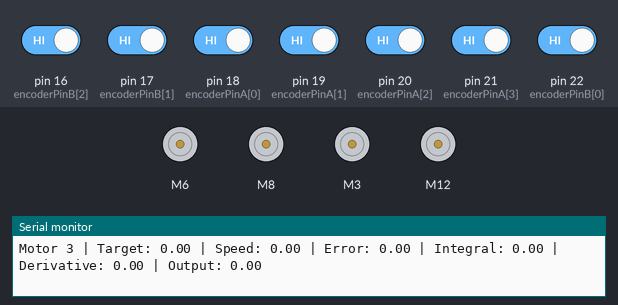
Recording of a sketch running on a simulated Arduino Mega 2560, built with avr-gcc and run on an emulated ATmega2560. On the bench: 4 × DC motor (green arrow = forward, orange = backward, longer = faster), the last lines printed to the serial monitor. Inputs (shaded band) come from the test bench; at power-on: pin 16 (encoderPinB[2]), pin 17 (encoderPinB[1]), pin 18 (encoderPinA[0]), pin 19 (encoderPinA[1]), pin 20 (encoderPinA[2]), pin 21 (encoderPinA[3]), pin 22 (encoderPinB[0]) HIGH.

Above: at 1.2 s.
1.3 s: pin 18 (encoderPinA[0]) driven LOW
At 2.4 s:
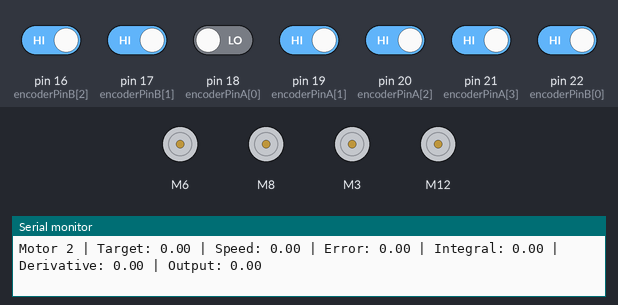
4.3 s: pin 19 (encoderPinA[1]) driven LOW
At 5.3 s:
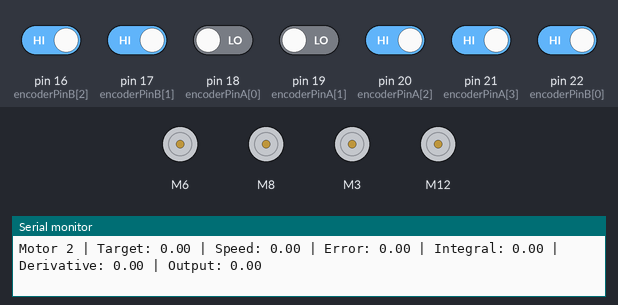
7.3 s: pin 20 (encoderPinA[2]) driven LOW
At 8.6 s:
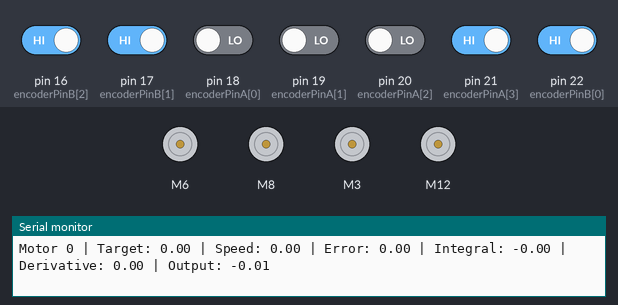
10.3 s: pin 21 (encoderPinA[3]) driven LOW
At 11.2 s:
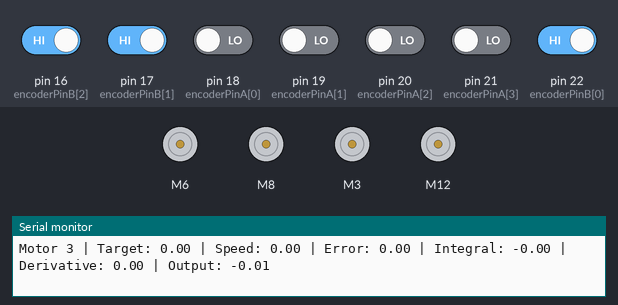
13.3 s: pin 18 (encoderPinA[0]) driven HIGH
At 14.2 s:
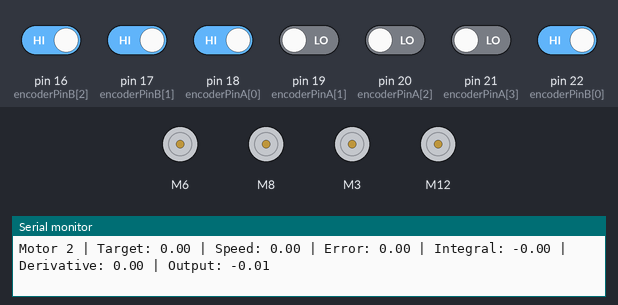
Timing chart, 0 to 16.3 s (numbered marks = the images above; inputs shaded):
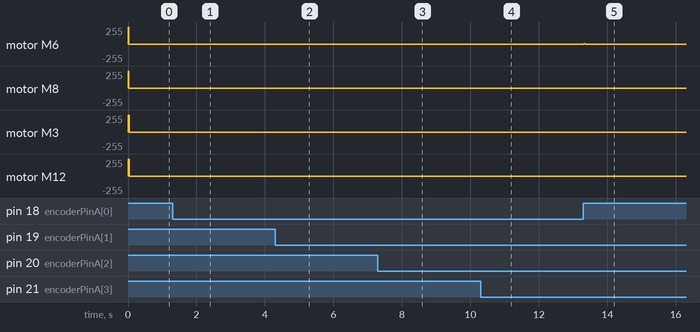

Measured:
- after the input at 1.3 s, motor M6: stopped → backward 2/255 at once, → stopped 0.04 s later
- after the input at 4.3 s, motor M8: stopped → backward 2/255 at once, → stopped 0.04 s later
- after the input at 7.3 s, motor M3: stopped → backward 2/255 at once, → stopped 0.04 s later
- after the input at 10.3 s, motor M12: stopped → backward 2/255 at once, → stopped 0.04 s later
- after the input at 13.3 s, motor M6: stopped → forward 2/255 at once, → stopped 0.04 s later

The sketch:

low_level.ino
```cpp
// Unified script: receive motor commands, drive 4 motors, read 4 encoders, send sensor data
#include <Arduino.h>
#include <GyverMotor.h>

#define NUM_MOTORS 4
#define PULSES_PER_REV 670 // Пульсов на оборот

// Serial settings
const unsigned long SEND_INTERVAL = 1000; // 1 секунда для отправки данных
unsigned long lastSendTime = 0;

// Packet settings
#define PACKET_SIZE 12
uint8_t rxBuffer[PACKET_SIZE];
uint8_t rxIndex = 0;
bool syncing = false;

// Motor command values (parsed from packet)
int16_t motorValues[NUM_MOTORS] = {0, 0, 0, 0};

// Motor driver objects using GyverMotor
GMotor motors[NUM_MOTORS] = {
  GMotor(DRIVER2WIRE, 6, 7, HIGH),   // front-right
  GMotor(DRIVER2WIRE, 8, 9, HIGH),   // back-right
  GMotor(DRIVER2WIRE, 3, 11, HIGH), // back-left
  GMotor(DRIVER2WIRE, 12, 4, HIGH)  // front-left
};


// Encoder pins and counts
const uint8_t encoderPinA[4] = {18, 19, 20, 21}; // Канал A
const uint8_t encoderPinB[4] = {22, 17, 16, 15}; // Канал B
volatile long encoderCount[4] = {0, 0, 0, 0};
long lastEncoderCount[4] = {0, 0, 0, 0};
float currentSpeed[4] = {0, 0, 0, 0}; // Скорость в об/с

// PID control variables
const unsigned long CONTROL_INTERVAL = 10; // 10 мс (100 Гц) для точного управления
unsigned long lastControlTime = 0;
float Kp = 60.0, Ki = 10, Kd = 0;
float integral[NUM_MOTORS] = {0};
float lastError[NUM_MOTORS] = {0};
const float INTEGRAL_LIMIT = 100.0; // Ограничение интегральной составляющей

// Function declarations
void sendSensorData(Stream &s, uint16_t lt, uint16_t rt, uint16_t lb, uint16_t rb);
void parsePacket();
void readSerialPacket();
void setupEncoders();
void updateCurrentSpeed(float dt);
void updateMotorControl(uint8_t i, float dt);

void handleEncoder0();
void handleEncoder1();
void handleEncoder2();
void handleEncoder3();

void setup() {
  Serial.begin(115200);
  Serial3.begin(115200);

  // Инициализация моторов
  for (int i = 0; i < NUM_MOTORS; ++i) {
    motors[i].setMode(AUTO);
  }

  // Настройка энкодеров
  setupEncoders();
}

void loop() {
  unsigned long now = millis();

  // Отправка данных каждую секунду
  if (now - lastSendTime >= SEND_INTERVAL) {
    lastSendTime = now;
    // Временные заглушки, замените на реальные данные (например, encoderCount или currentSpeed)
    //uint16_t lt = encoderCount[0] & 0xFFFF;
    //uint16_t rt = encoderCount[1] & 0xFFFF;
    //uint16_t lb = encoderCount[2] & 0xFFFF;
    //uint16_t rb = encoderCount[3] & 0xFFFF;
    //sendSensorData(Serial3, lt, rt, lb, rb);
  }

  // Чтение команд от Serial3
  readSerialPacket();

  // Обновление скорости и управление моторами
  if (now - lastControlTime >= CONTROL_INTERVAL) {
    float dt = (now - lastControlTime) / 1000.0; // Время в секундах
    lastControlTime = now;

    noInterrupts(); // Защита от изменения encoderCount во время чтения
    updateCurrentSpeed(dt);
    interrupts();

    for (int i = 0; i < NUM_MOTORS; ++i) {
      updateMotorControl(i, dt);
    }
  }

}

void updateCurrentSpeed(float dt) {
  for (int i = 0; i < NUM_MOTORS; i++) {
    long delta = encoderCount[i] - lastEncoderCount[i];
    currentSpeed[i] = (float)delta / PULSES_PER_REV / dt; // Скорость в об/с
    lastEncoderCount[i] = encoderCount[i];
  }
}

void updateMotorControl(uint8_t i, float dt) {
  float target = motorValues[i] / 10.0; // Целевая скорость в об/с
  float error = target - currentSpeed[i];
  integral[i] += error * dt;
  integral[i] = constrain(integral[i], -INTEGRAL_LIMIT, INTEGRAL_LIMIT); // Ограничение интеграла
  float derivative = (error - lastError[i]) / dt;
  float output = Kp * error + Ki * integral[i] + Kd * derivative;
  lastError[i] = error;

  output = constrain(output, -255, 255); // Ограничение ШИМ
  motors[i].setSpeed(output);

  // Логирование (опционально, можно отключить)

  Serial.print("Motor "); Serial.print(i);
  Serial.print(" | Target: "); Serial.print(target, 2);
  Serial.print(" | Speed: "); Serial.print(currentSpeed[i], 2);
  Serial.print(" | Error: "); Serial.print(error, 2);
  Serial.print(" | Integral: "); Serial.print(integral[i], 2);
  Serial.print(" | Derivative: "); Serial.print(derivative, 2);
  Serial.print(" | Output: "); Serial.println(output, 2);

}

// Настройка энкодеров
void setupEncoders() {
  for (int i = 0; i < NUM_MOTORS; i++) {
    pinMode(encoderPinA[i], INPUT_PULLUP); // Встроенные подтягивающие резисторы
    pinMode(encoderPinB[i], INPUT_PULLUP);
  }
  attachInterrupt(digitalPinToInterrupt(encoderPinA[0]), handleEncoder0, CHANGE);
  attachInterrupt(digitalPinToInterrupt(encoderPinA[1]), handleEncoder1, CHANGE);
  attachInterrupt(digitalPinToInterrupt(encoderPinA[2]), handleEncoder2, CHANGE);
  attachInterrupt(digitalPinToInterrupt(encoderPinA[3]), handleEncoder3, CHANGE);
}

// Обработчики прерываний для энкодеров (по подходу из второго кода)
void handleEncoder0() {
  if (digitalRead(encoderPinB[0]) == digitalRead(encoderPinA[0])) {
    encoderCount[0]--;
  } else {
    encoderCount[0]++;
  }
}
void handleEncoder1() {
  if (digitalRead(encoderPinB[1]) == digitalRead(encoderPinA[1])) {
    encoderCount[1]--;
  } else {
    encoderCount[1]++;
  }
}
void handleEncoder2() {
  if (digitalRead(encoderPinB[2]) == digitalRead(encoderPinA[2])) {
    encoderCount[2]--;
  } else {
    encoderCount[2]++;
  }
}
void handleEncoder3() {
  if (digitalRead(encoderPinB[3]) == digitalRead(encoderPinA[3])) {
    encoderCount[3]--;
  } else {
    encoderCount[3]++;
  }
}

void readSerialPacket() {
  while (Serial3.available()) {
    uint8_t byteIn = Serial3.read();
    if (!syncing) {
      if (byteIn == 0xAA) {
        rxBuffer[0] = byteIn;
        rxIndex = 1;
        syncing = true;
      }
    } else {
      rxBuffer[rxIndex++] = byteIn;
      if (rxIndex == PACKET_SIZE) {
        parsePacket();
        syncing = false;
        rxIndex = 0;
      }
    }
  }
}

void parsePacket() {
  uint8_t crc = 0;
  for (int i = 1; i <= 10; i++) crc ^= rxBuffer[i];
  if (rxBuffer[11] != crc) {
    Serial.println("CRC error");
    return;
  }
  for (int i = 0; i < NUM_MOTORS; i++) {
    uint8_t hi = rxBuffer[3 + i*2];
    uint8_t lo = rxBuffer[4 + i*2];
    motorValues[i] = (int16_t)((hi << 8) | lo);
  }
  Serial.print("Received motorValues: ");
  for (int i = 0; i < NUM_MOTORS; i++) {
    Serial.print(motorValues[i]);
    if (i < NUM_MOTORS - 1) Serial.print(", ");
  }
  Serial.println();
}

void sendSensorData(Stream &s, uint16_t lt, uint16_t rt, uint16_t lb, uint16_t rb) {
  uint8_t packet[12];
  packet[0] = 0xAA;
  packet[1] = 0x03;
  packet[2] = 0x10;
  packet[3] = lt >> 8; packet[4] = lt & 0xFF;
  packet[5] = rt >> 8; packet[6] = rt & 0xFF;
  packet[7] = lb >> 8; packet[8] = lb & 0xFF;
  packet[9] = rb >> 8; packet[10] = rb & 0xFF;
  uint8_t crc = 0;
  for (int i = 1; i <= 10; i++) crc ^= packet[i];
  packet[11] = crc;
  s.write(packet, 12);
}
```
